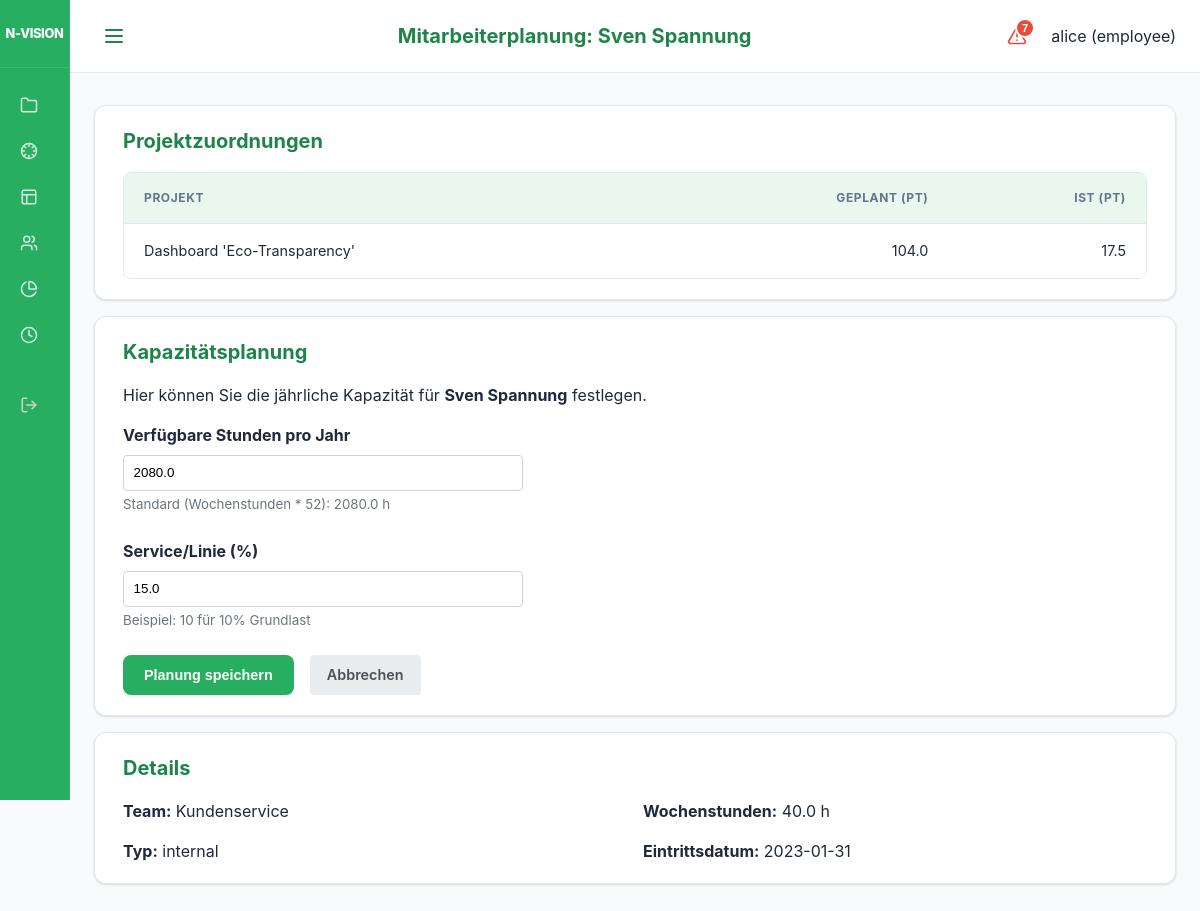
The app's page /ui/employees/4/plan (signed in) with its own data.
### models.py (models this page shows)
class User(Base):
    __tablename__ = "users"
    id = Column(Integer, primary_key=True, index=True)
    username = Column(String, unique=True, index=True)
    hashed_password = Column(String)
    role = Column(Enum(UserRole), default=UserRole.EMPLOYEE)
    employee_id = Column(Integer, ForeignKey("employees.id"), nullable=True)
    is_active = Column(Boolean, default=True)
    employee = relationship("Employee", back_populates="user")

class Project(Base):
    __tablename__ = "projects"
    id = Column(Integer, primary_key=True, index=True)
    name = Column(String, index=True)
    description = Column(String, nullable=True)
    business_value = Column(String, nullable=True)
    internal_number = Column(String, nullable=True)
    division = Column(String, nullable=True) # "IT", "Netzgesellschaft", "Vertrieb", "Kraftwerk"
    start_date = Column(Date)
    end_date = Column(Date)
    priority = Column(Integer, default=1) # 1 highest
    status = Column(Enum(ProjectStatus), default=ProjectStatus.PLANNING)
    manager_id = Column(Integer, ForeignKey("employees.id"), nullable=True)
    responsible_it = Column(String, nullable=True)
    responsible_fb = Column(String, nullable=True)
    pab_approval = Column(Integer, default=0) # 0 = No, 1 = Yes (Legacy)
    pab_status = Column(Enum(PABStatus), default=PABStatus.EVALUATION)
    pab_rank = Column(Integer, default=999)
    cats_number = Column(String, nullable=True)
    pt_intern_pab = Column(Float, default=0.0)
    pt_intern_planned = Column(Float, default=0.0)
    pt_extern_planned = Column(Float, default=0.0)
    economic_score = Column(Float, default=0.0) # 0.0 to 10.0
    business_case = Column(String, nullable=True)
    steering_status = Column(Enum(SteeringStatus), default=SteeringStatus.NONE)
    steering_time = Column(Enum(SteeringStatus), default=SteeringStatus.NONE)
    steering_budget = Column(Enum(SteeringStatus), default=SteeringStatus.NONE)
    steering_quality = Column(Enum(SteeringStatus), default=SteeringStatus.NONE)
    steering_details = Column(String, nullable=True)
    steering_last_update = Column(Date, nullable=True)
    budget_total_invest = Column(Float, default=0.0)
    budget_total_unterhalt = Column(Float, default=0.0)
    has_steering_board = Column(Boolean, default=False)
    staffings = relationship("Staffing", back_populates="project")
    bookings = relationship("Booking", back_populates="project")
    milestones = relationship("Milestone", back_populates="project", cascade="all, delete-orphan")
    pab_comments = relationship("ProjectComment", back_populates="project", cascade="all, delete-orphan")
    budgets = relationship("ProjectBudget", back_populates="project", cascade="all, delete-orphan")
    steering_members = relationship("Employee", secondary="project_steering_members")

class Employee(Base):
    __tablename__ = "employees"
    id = Column(Integer, primary_key=True, index=True)
    name = Column(String, index=True)
    type = Column(Enum(ResourceType), default=ResourceType.INTERNAL)
    role_id = Column(Integer, ForeignKey("roles.id"))
    team_id = Column(Integer, ForeignKey("teams.id"))
    weekly_hours = Column(Float, default=40.0)
    annual_hours_target = Column(Float, nullable=True) # Neuer Wert für Jahresplanung
    employment_start = Column(Date)
    employment_end = Column(Date, nullable=True)
    role = relationship("Role", back_populates="employees")
    team = relationship("Team", back_populates="employees")
    staffings = relationship("Staffing", back_populates="employee")
    service_allocations = relationship("ServiceAllocation", back_populates="employee")
    absences = relationship("Absence", back_populates="employee")
    user = relationship("User", back_populates="employee", uselist=False)
    bookings = relationship("Booking", back_populates="employee")

class ServiceAllocation(Base):
    __tablename__ = "service_allocations"
    id = Column(Integer, primary_key=True, index=True)
    employee_id = Column(Integer, ForeignKey("employees.id"))
    capacity_percent = Column(Float) # e.g. 20.0 for 20%
    description = Column(String, nullable=True)
    employee = relationship("Employee", back_populates="service_allocations")

class Team(Base):
    __tablename__ = "teams"
    id = Column(Integer, primary_key=True, index=True)
    name = Column(String, unique=True, index=True)
    employees = relationship("Employee", back_populates="team")

### main.py (the view)
@app.get("/ui/employees/{employee_id}/plan", response_class=HTMLResponse)
def ui_employee_plan(request: Request, employee_id: int, db: Session = Depends(get_db), user: models.User = Depends(login_required)):
    employee = db.query(models.Employee).filter(models.Employee.id == employee_id).first()
    if not employee:
        raise HTTPException(status_code=404, detail="Employee not found")
    project_data = {}
    for booking in employee.bookings:
        p_id = booking.project_id
        if p_id not in project_data:
            project_data[p_id] = {"name": booking.project.name, "ist_pt": 0.0, "planned_pt": 0.0}
        project_data[p_id]["ist_pt"] += booking.hours / 8.0
    for staffing in employee.staffings:
        p_id = staffing.project_id
        if p_id not in project_data:
            project_data[p_id] = {"name": staffing.project.name, "ist_pt": 0.0, "planned_pt": 0.0}
        days = (staffing.end_date - staffing.start_date).days + 1
        workdays = days * (5/7) # Grobe Schätzung
        project_data[p_id]["planned_pt"] += workdays * staffing.capacity_fte
    return templates.TemplateResponse(
        request=request, name="employee_plan.html", context={
            "employee": employee,
            "project_data": project_data.values(),
            "active_page": "employees",
            "user": user
        }
    )

### templates/employee_plan.html (shortened to what this page needs)
{% extends "base.html" %}
{% set title = "Mitarbeiterplanung: " ~ employee.name %}
{% block content %}
<div class="card">
    <h2>Projektzuordnungen</h2>
    <div class="modern-table-wrapper">
        <table class="modern-table">
            <thead>
                <tr>
                    <th>Projekt</th>
                    <th style="text-align: right;">Geplant (PT)</th>
                    <th style="text-align: right;">IST (PT)</th>
                </tr>
            </thead>
            <tbody>
                {% for p in project_data %}
                <tr>
                    <td>{{ p.name }}</td>
                    <td style="text-align: right;">{{ p.planned_pt | round(1) }}</td>
                    <td style="text-align: right;">{{ p.ist_pt | round(1) }}</td>
                </tr>
                {% endfor %}
            </tbody>
        </table>
    </div>
</div>
<div class="card">
    <h2>Kapazitätsplanung</h2>
    <p>Hier können Sie die jährliche Kapazität für <strong>{{ employee.name }}</strong> festlegen.</p>
    <form action="/ui/employees/{{ employee.id }}/plan" method="post" style="max-width: 400px;">
        <div style="margin-bottom: 1.5rem;">
            <label for="annual_hours_target" style="display: block; margin-bottom: 0.5rem; font-weight: bold;">Verfügbare Stunden pro Jahr</label>
            <input type="number"
                   id="annual_hours_target"
                   name="annual_hours_target"
                   value="{{ employee.annual_hours_target if employee.annual_hours_target else (employee.weekly_hours * 52) }}"
                   step="1"
                   required
                   style="width: 100%; padding: 0.6rem; border: 1px solid #ced4da; border-radius: 4px;">
            <small style="color: #6c757d;">Standard (Wochenstunden * 52): {{ employee.weekly_hours * 52 }} h</small>
        </div>
        <div style="margin-bottom: 1.5rem;">
            <label for="service_capacity_percent" style="display: block; margin-bottom: 0.5rem; font-weight: bold;">Service/Linie (%)</label>
            <input type="number"
                   id="service_capacity_percent"
                   name="service_capacity_percent"
                   value="{{ employee.service_allocations[0].capacity_percent if employee.service_allocations else 0.0 }}"
                   step="1"
                   min="0"
                   max="100"
                   required
                   style="width: 100%; padding: 0.6rem; border: 1px solid #ced4da; border-radius: 4px;">
            <small style="color: #6c757d;">Beispiel: 10 für 10% Grundlast</small>
        </div>
        <div style="display: flex; gap: 1rem;">
            <button type="submit" class="btn btn-primary">Planung speichern</button>
            <a href="/ui/employees" class="btn" style="background: #e9ecef; color: #495057; text-decoration: none; padding: 0.5rem 1rem; border-radius: 4px; display: inline-block;">Abbrechen</a>
        </div>
    </form>
</div>
<div class="card">
    <h2>Details</h2>
    <div style="display: grid; grid-template-columns: 1fr 1fr; gap: 1rem;">
        <div>
            <strong>Team:</strong> {{ employee.team.name if employee.team else "Kein Team" }}
        </div>
        <div>
            <strong>Wochenstunden:</strong> {{ employee.weekly_hours }} h
        </div>
        <div>
            <strong>Typ:</strong> {{ employee.type.value }}
        </div>
        <div>
            <strong>Eintrittsdatum:</strong> {{ employee.employment_start }}
        </div>
    </div>
</div>
{% endblock %}

### templates/base.html (shortened to what this page needs)
<!DOCTYPE html>
<html lang="de">
<head>
    <link rel="stylesheet" href="https://cdnjs.cloudflare.com/ajax/libs/font-awesome/6.0.0/css/all.min.css">
    <link rel="stylesheet" href="{{ static_url('/static/styles.css') }}">
</head>
<body>
<div class="app-layout">
    <aside class="sidebar">
        <div class="sidebar-header">
            <div class="brand-title">N-VISION</div>
        </div>
        <nav class="sidebar-nav">
            <div class="nav-group">
                <a href="/ui/projects" class="{% if active_page == 'projects' %}active{% endif %}" title="Projekte">
                    <svg xmlns="http://www.w3.org/2000/svg" width="18" height="18" viewBox="0 0 24 24" fill="none" stroke="currentColor" stroke-width="2" stroke-linecap="round" stroke-linejoin="round" class="nav-icon"><path d="M22 19a2 2 0 0 1-2 2H4a2 2 0 0 1-2-2V5a2 2 0 0 1 2-2h5l2 3h9a2 2 0 0 1 2 2z"/></svg>
                </a>
                <a href="/ui/projektlenkung" class="{% if active_page == 'projektlenkung' %}active{% endif %}" title="Projektlenkung">
                </a>
                <a href="/ui/heatmap" class="{% if active_page == 'heatmap' %}active{% endif %}" title="Heatmap">
                    <svg xmlns="http://www.w3.org/2000/svg" width="18" height="18" viewBox="0 0 24 24" fill="none" stroke="currentColor" stroke-width="2" stroke-linecap="round" stroke-linejoin="round" class="nav-icon"><rect width="18" height="18" x="3" y="3" rx="2"/><path d="M3 9h18"/><path d="M9 21V9"/></svg>
                </a>
                <a href="/ui/pab" class="{% if active_page == 'pab' %}active{% endif %}" title="Public Advisory Board">
                </a>
                <a href="/ui/reports" class="{% if active_page == 'reports' %}active{% endif %}" title="Reports">
                    <svg xmlns="http://www.w3.org/2000/svg" width="18" height="18" viewBox="0 0 24 24" fill="none" stroke="currentColor" stroke-width="2" stroke-linecap="round" stroke-linejoin="round" class="nav-icon"><path d="M21.21 15.89A10 10 0 1 1 8 2.83"></path><path d="M22 12A10 10 0 0 0 12 2v10z"></path></svg>
                </a>
                {% if request.state.user and request.state.user.role.value == 'employee' %}
                <a href="/ui/bookings" class="{% if active_page == 'bookings' %}active{% endif %}" title="Stunden buchen">
                    <svg xmlns="http://www.w3.org/2000/svg" width="18" height="18" viewBox="0 0 24 24" fill="none" stroke="currentColor" stroke-width="2" stroke-linecap="round" stroke-linejoin="round" class="nav-icon"><circle cx="12" cy="12" r="10"/><polyline points="12 6 12 12 16 14"/></svg>
                </a>
                {% endif %}
            </div>
            <div class="nav-group" style="margin-top: auto;">
                <a href="/logout" class="nav-logout" title="Abmelden">
                </a>
            </div>
        </nav>
    </aside>
    <div class="main-wrapper">
        <header class="top-bar">
            <button class="menu-toggle" id="menuToggle" aria-label="Menü öffnen">
                <svg xmlns="http://www.w3.org/2000/svg" width="24" height="24" viewBox="0 0 24 24" fill="none" stroke="currentColor" stroke-width="2" stroke-linecap="round" stroke-linejoin="round"><line x1="4" x2="20" y1="12" y2="12"/><line x1="4" x2="20" y1="6" y2="6"/><line x1="4" x2="20" y1="18" y2="18"/></svg>
            </button>
            <h1 class="page-title">{{ title if title else "N-VISION" }}</h1>
            <div class="user-info" style="display: flex; align-items: center; gap: 1rem;">
                {% if request.state.user %}
                {% set criticals = get_critical_projects(request) %}
                <button class="critical-trigger" id="criticalTrigger" title="Kritische Projekte">
                    {% if criticals|length > 0 %}
                    <span class="critical-badge">{{ criticals|length }}</span>
                    {% endif %}
                </button>
                {% endif %}
                <span>{{ request.state.user.username if request.state.user else "Gast" }} ({{ request.state.user.role.value if request.state.user else "" }})</span>
            </div>
        </header>
        <main class="content-area">
            {% block content %}{% endblock %}
        </main>
    </div>
</div>
</body>
</html>

### records on screen
User: state.user "alice", state.user.role "employee"
Project: name "Dashboard 'Eco-Transparency'", planned_pt "104.0", ist_pt "17.5"
Employee: name "Sven Spannung", annual_hours_target "2080.0", employee.weekly_hours*52 "2080.0", weekly_hours "40.0", type.value "internal", employment_start "2023-01-31"
ServiceAllocation: service_capacity_percent "15.0"
Team: team "Kundenservice"

### other values on screen
{{ title if title else "N-VISION" }} "Mitarbeiterplanung: Sven Spannung"
{{ criticals|length }} "7"
